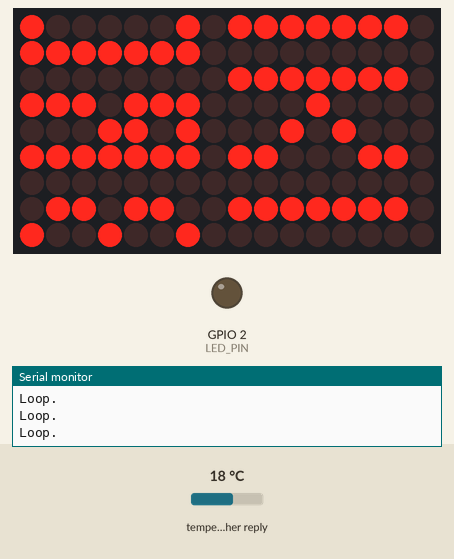
This sketch was run on a simulated ESP32. Parts: 16×9 LED matrix, output pins drawn as LEDs (lit = HIGH), the last lines printed to the serial monitor. The inputs (shaded band) are chosen by the test bench; at power-on: temperature in the weather reply 18 °C. WiFi joins after 1.5 s; servers stay silent unless stated; web services answer with replies made up by the test bench; not simulated (calls return 0 or success): wifi_auth.h.

Above: at 8.95 s.
At 11.47 s:
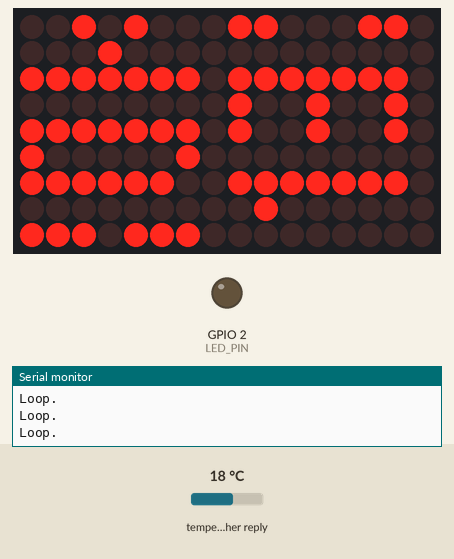
At 14.0 s:
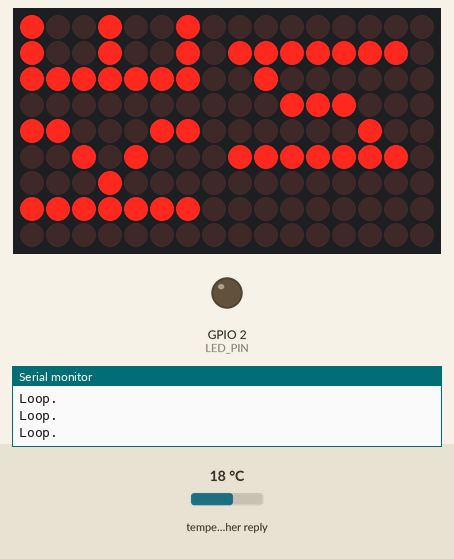
At 19.37 s:
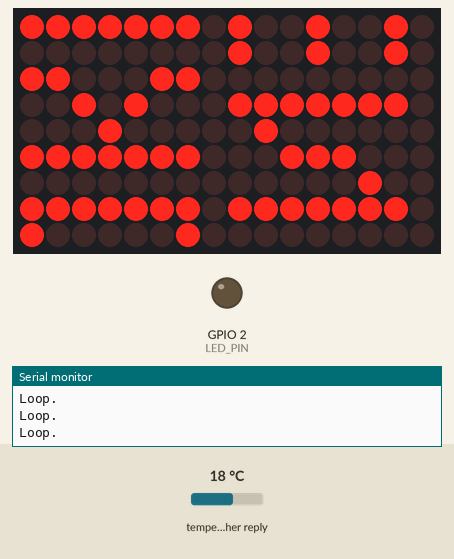
Timing chart, 0 to 20.9 s (numbered marks = the images above):
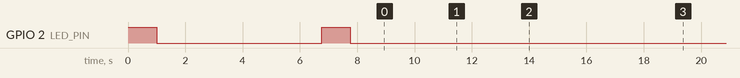

Measured:
- by itself, everything shown: repeats every 10.1 s, in 32 steps

The sketch:

Code.ino
```cpp
#include <Arduino.h>
#include "phathd.h"
#include "text.h"
#include "owm_weather.h"

#define LED_PIN 2

uint8_t frame_len = 100;
bool* frame1 [100];

void print_2d_array (bool *arry [7], uint8_t len) {

  for (uint8_t i = 0; i < len; i++) {
    Serial.printf("%02d", i);Serial.flush();
    print_array(arry[i]);
  }

}

void blink () {
  digitalWrite(LED_PIN, HIGH);
  delay(1000);
  digitalWrite(LED_PIN, LOW);
  delay(1000);
}

void setup() {
  // put your setup code here, to run once:
  pinMode(LED_PIN, OUTPUT);
  blink();
  Serial.begin(9600);
  Serial.println("Setup...");
  init_text();
  if (init_led()) {
    while (1);
  }
  set_brightness(5);
  init_weather();
  const char *weather = get_weather();
  Serial.println(weather);
  frame_len = build_frame(frame1, frame_len, weather);
  Serial.printf("Frame built with length: %d\n", frame_len);Serial.flush();
  print_2d_array(frame1, frame_len);
  set_scrolling_frame(frame1, frame_len);
  blink();
}

void loop() {
  scroll();
  //delay(1000);
  Serial.println("Loop.");
}
```

owm_weather.cpp
```cpp
#include "owm_weather.h"

const char* ssid     = SSID;
const char* password = PASSWORD;

const char* host     = "api.openweathermap.org";
const char* url      = "http://api.openweathermap.org/data/2.5/weather?id=2929567&appid=32e66d9b409187b049d5d051e387990a";

bool init_weather () {
    Serial.println();
    Serial.println();
    Serial.print("Connecting to ");
    Serial.println(ssid);

    WiFi.begin(ssid, password);

    while (WiFi.status() != WL_CONNECTED) {
        delay(500);
        Serial.print(".");
    }

    Serial.println("");
    Serial.println("WiFi connected");
    Serial.println("IP address: ");
    Serial.println(WiFi.localIP());
    return true;
}

const char * get_weather () {
    WiFiClient client;
    const int httpPort = 80;
    if (!client.connect(host, httpPort)) {
        Serial.println("connection failed");
        return "Error! ";
    }

    client.print(String("GET ") + url + " HTTP/1.1\r\n" +
                  "Host: " + host + "\r\n" +
                  "Connection: close\r\n\r\n");

    unsigned long timeout = millis();
    while (client.available() == 0) {
        if (millis() - timeout > 5000) {
            Serial.println(">>> Client Timeout !");
            client.stop();
            return "Error! ";
        }
    }

    // Read all the lines of the reply from server and print them to Serial
    String line = "";
    while(client.available()) {
        line = client.readStringUntil('\r');
    }
    Serial.println(line);
    DynamicJsonDocument doc(4096);
    DeserializationError error = deserializeJson(doc, line);
    if (error) {
      Serial.print(F("deserializeJson() failed: "));
      Serial.println(error.c_str());
      return "Error! ";
    }
    JsonObject obj = doc.as<JsonObject>();

    String weather = doc["weather"][0]["description"].as<char*>();
    Serial.println(weather);
    void* res = malloc(sizeof(char) * (weather.length() + 2));
    memcpy(res, weather.c_str(), sizeof(char) * (weather.length() + 2));
    ((char*)res)[weather.length()] = ' ';
    return (const char*) res;
}
```

owm_weather.h
```cpp
#ifndef __owm_h__
#define __owm_h__

#include <Arduino.h>
#include <WiFi.h>
#include <ArduinoJson.h>
#include "wifi_auth.h"

bool init_weather ();
const char * get_weather ();

#endif
```

phathd.cpp
```cpp
#include "phathd.h"

Adafruit_IS31FL3731 ledmatrix = Adafruit_IS31FL3731(16,9);
uint8_t brightness = 5;

bool* frame [17];
bool scrollingFrameSet = false;
uint8_t frameLength = 0;
uint8_t scrollingStep = 0;
bool* scrollingFrame [100];


void print_array (bool arry [7]){
  char str [32];
  uint8_t arr [7];//={0};
  for (size_t i = 0; i < 7; i++)
  {
    arr[i]=arry[i]?1:0;
  }

  sprintf(str, "{%d, %d, %d, %d, %d, %d, %d}", arr[0], arr[1], arr[2], arr[3], arr[4], arr[5], arr[6]);
  Serial.print(str);
  Serial.print('\n');
  Serial.flush();
}

bool init_led () {
  return !ledmatrix.begin();
}

bool init_led (uint8_t _brightness) {
  brightness = _brightness;
  return !ledmatrix.begin();
}

void set_brightness (uint8_t _brightness) {
  brightness = _brightness;
}

void set_pixel (uint8_t x, uint8_t y, uint8_t val) {
  if (x > 16 || y > 6) {
    return;
  }
  if (x == 2 && y == 6)
    return;

  if (x <= 8) {
    x = 8 - x;
  } else {
    x = x - 9;
    y = 14 - y;
  }

  ledmatrix.drawPixel(y, x, val);
}

void set_frame (bool* _frame [17]) {
  for (size_t i = 0; i < 17; i++) {
    frame[i] = _frame[i];
  }
  display_frame();
}

void display_frame () {
  ledmatrix.clear();
  for (size_t i = 0; i < 17; i++) {
    for (size_t j = 0; j < 7; j++) {
      if (frame [i][j]) {
        set_pixel(i, j, brightness);
      } else {
        set_pixel(i, j, 0);
      }
    }
  }
}

void set_scrolling_frame (bool *_scrollingFrame [], uint8_t _frameLength){
  scrollingFrameSet = true;
  for (size_t i = 0; i < _frameLength; i++) {
    scrollingFrame[i] = _scrollingFrame[i];
  }
  frameLength = _frameLength;
}

void scroll (uint8_t steps) {
  if(!scrollingFrameSet)
    return;

  scrollingStep += steps;

  for (size_t i = 0; i < 17; i++) {
    frame [i] = scrollingFrame [(i + scrollingStep) % frameLength];
  }

  /*if (scrollingStep % 32 == 0) {
    ledmatrix.begin();
    Serial.print(";");
  }*/

  display_frame();
}
```

phathd.h
```cpp
#ifndef __phathd_h__
#define __phathd_h__

#include <Arduino.h>
#include <Adafruit_GFX.h>
#include <Adafruit_IS31FL3731.h>

bool init_led ();
bool init_led (uint8_t _brightness);

void set_pixel (uint8_t x, uint8_t y, uint8_t val);
void display_frame ();

void scroll (uint8_t steps = 1);

void set_frame (bool* frame [17]);
void set_scrolling_frame (bool *_scrollingFrame [], uint8_t _frameLength);
void set_brightness (uint8_t _brightness);

void print_array (bool arry [7]);
#endif
```

text.h
```cpp
#ifndef __text_h__
#define __text_h__

#include <Arduino.h>
#include <string.h>

struct character {
  bool *matrix [5];
  uint8_t size;
};

void init_text ();
uint8_t build_frame (bool *_scrollingFrame [], uint8_t _scrollingFrameLen, const char *str, uint8_t str_len = 0);

#endif
```

Source omitted: text.cpp (14718 bytes)
